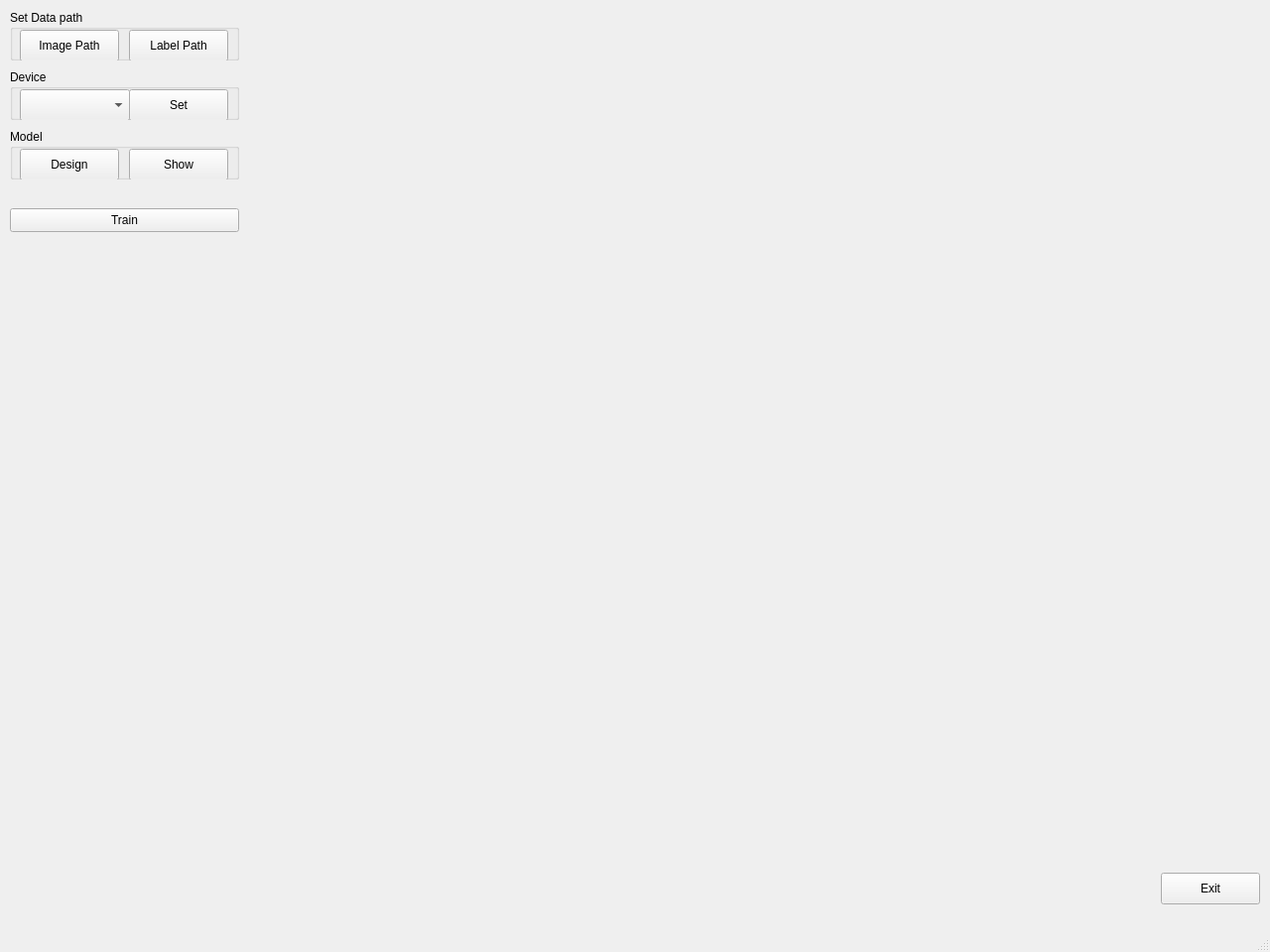
<?xml version="1.0" encoding="UTF-8"?>
<ui version="4.0">
 <class>MainWindow</class>
 <widget class="QMainWindow" name="MainWindow">
  <property name="geometry">
   <rect>
    <x>0</x>
    <y>0</y>
    <width>1280</width>
    <height>960</height>
   </rect>
  </property>
  <property name="windowTitle">
   <string>MainWindow</string>
  </property>
  <widget class="QWidget" name="centralwidget">
   <widget class="QGroupBox" name="groupBox_setPath">
    <property name="geometry">
     <rect>
      <x>10</x>
      <y>10</y>
      <width>231</width>
      <height>51</height>
     </rect>
    </property>
    <property name="title">
     <string>Set Data path</string>
    </property>
    <widget class="QPushButton" name="pushButton_imgPath">
     <property name="geometry">
      <rect>
       <x>10</x>
       <y>20</y>
       <width>100</width>
       <height>32</height>
      </rect>
     </property>
     <property name="text">
      <string>Image Path</string>
     </property>
    </widget>
    <widget class="QPushButton" name="pushButton_labelPath">
     <property name="geometry">
      <rect>
       <x>120</x>
       <y>20</y>
       <width>100</width>
       <height>32</height>
      </rect>
     </property>
     <property name="text">
      <string>Label Path</string>
     </property>
    </widget>
   </widget>
   <widget class="QGroupBox" name="groupBox_setDevice">
    <property name="geometry">
     <rect>
      <x>10</x>
      <y>70</y>
      <width>231</width>
      <height>51</height>
     </rect>
    </property>
    <property name="title">
     <string>Device</string>
    </property>
    <widget class="QComboBox" name="comboBox_deviceLists">
     <property name="geometry">
      <rect>
       <x>10</x>
       <y>20</y>
       <width>111</width>
       <height>32</height>
      </rect>
     </property>
    </widget>
    <widget class="QPushButton" name="pushButton_setDevice">
     <property name="geometry">
      <rect>
       <x>120</x>
       <y>20</y>
       <width>100</width>
       <height>32</height>
      </rect>
     </property>
     <property name="text">
      <string>Set</string>
     </property>
    </widget>
   </widget>
   <widget class="QGroupBox" name="groupBox_setModel">
    <property name="geometry">
     <rect>
      <x>10</x>
      <y>130</y>
      <width>231</width>
      <height>51</height>
     </rect>
    </property>
    <property name="title">
     <string>Model</string>
    </property>
    <widget class="QPushButton" name="pushButton_designModel">
     <property name="geometry">
      <rect>
       <x>10</x>
       <y>20</y>
       <width>100</width>
       <height>32</height>
      </rect>
     </property>
     <property name="text">
      <string>Design</string>
     </property>
    </widget>
    <widget class="QPushButton" name="pushButton_saveModel">
     <property name="geometry">
      <rect>
       <x>120</x>
       <y>20</y>
       <width>100</width>
       <height>32</height>
      </rect>
     </property>
     <property name="text">
      <string>Show</string>
     </property>
    </widget>
   </widget>
   <widget class="QPushButton" name="pushButton_exitProgram">
    <property name="geometry">
     <rect>
      <x>1170</x>
      <y>880</y>
      <width>100</width>
      <height>32</height>
     </rect>
    </property>
    <property name="text">
     <string>Exit</string>
    </property>
   </widget>
   <widget class="QPushButton" name="pushButton_train">
    <property name="geometry">
     <rect>
      <x>10</x>
      <y>210</y>
      <width>231</width>
      <height>24</height>
     </rect>
    </property>
    <property name="text">
     <string>Train</string>
    </property>
   </widget>
  </widget>
  <widget class="QMenuBar" name="menubar">
   <property name="geometry">
    <rect>
     <x>0</x>
     <y>0</y>
     <width>1280</width>
     <height>21</height>
    </rect>
   </property>
  </widget>
  <widget class="QStatusBar" name="statusbar"/>
 </widget>
 <resources/>
 <connections/>
</ui>
